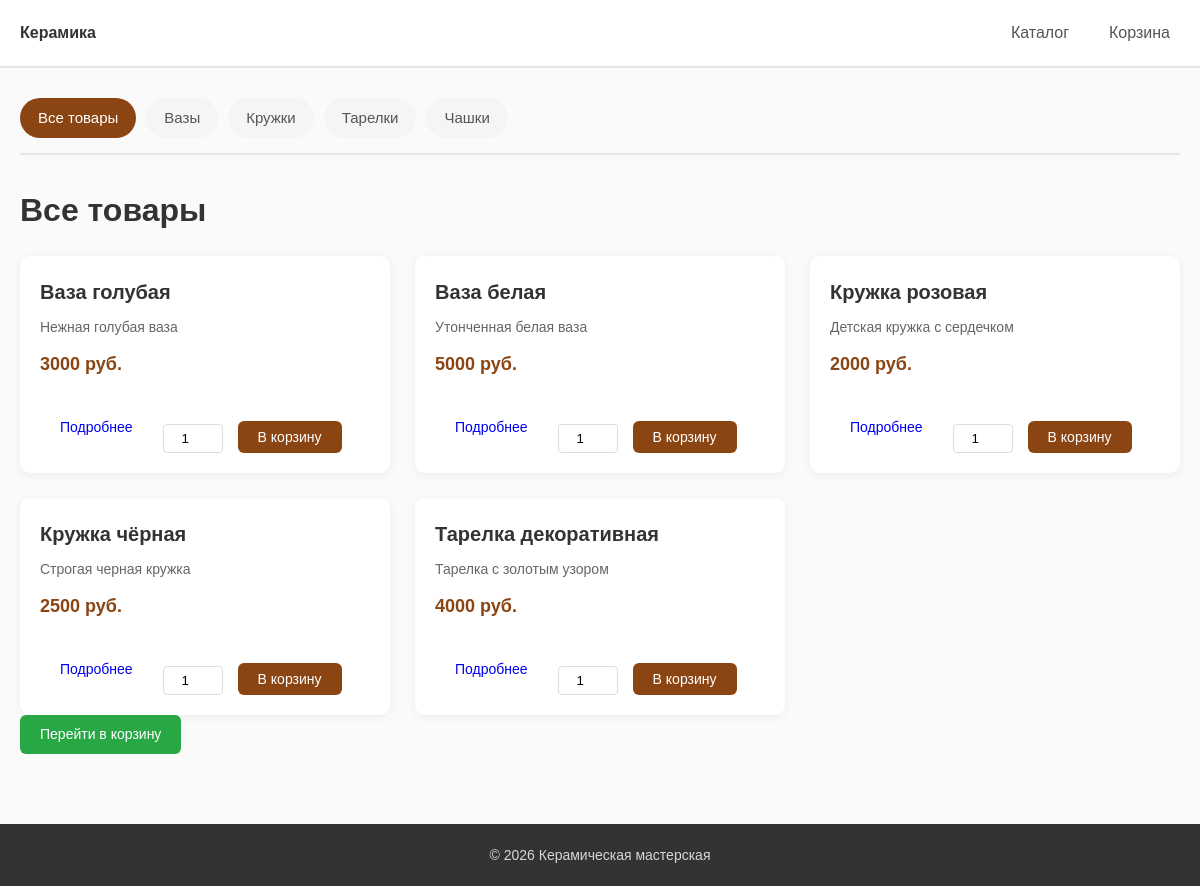
/catalog, run on the app's committed database.
### tables this page shows
CREATE TABLE categories (
    id INTEGER PRIMARY KEY AUTOINCREMENT,
    name TEXT NOT NULL UNIQUE,
    slug TEXT NOT NULL UNIQUE,
    description TEXT
    );

CREATE TABLE products (
    id TEXT PRIMARY KEY,
    name TEXT NOT NULL,
    description TEXT,
    price INTEGER NOT NULL,
    img TEXT,
    category_id INTEGER,
    FOREIGN KEY (category_id) REFERENCES categories(id)
    );

### app.py (the view)
@app.route("/catalog")
def catalog():
    products = get_all_products()
    categories = get_all_categories()
    return render_template("catalog.html", products=products, categories=categories, current_category=None)

### app.py (called while the page is built)
@app.context_processor
def inject_cart_count():
    cart = session.get("cart", {})
    return {"cart_count": sum(cart.values())}

### db.py (called while the page is built)
def get_db_connection():
    conn = sqlite3.connect("shop.db")
    conn.row_factory = sqlite3.Row
    return conn

def get_all_products():
    conn = get_db_connection()
    products = conn.execute("SELECT * FROM products").fetchall()
    conn.close()
    return products

def get_all_categories():
    conn = get_db_connection()
    categories = conn.execute("SELECT * FROM categories ORDER BY name").fetchall()
    conn.close()
    return categories

### templates/catalog.html (shortened to what this page needs)
{% extends 'base.html' %}
{% block content %}
	<div class="category-nav">
		<a href="{{url_for('catalog')}}" class="category-link {% if not current_category %}active{% endif %}">Все товары</a>
		{% for category in categories %}
			<a href="{{url_for('catalog_by_category', slug=category.slug)}}"
				class="category-link {% if current_category and current_category.id == category.id %}active{% endif %}">
				{{category.name}}
			</a>
		{% endfor %}
	</div>
	{% if current_category %}
		<h1 class="page-title">{{current_category.name}}</h1>
		{% if current_category.description %}
			<p class="category-description">{{current_category.description}}</p>
		{% endif %}
	{% else %}
		<h1 class="page-title">Все товары</h1>
	{% endif %}
	<div class="product-grid">
		{% for product in products %}
			<div class="product-card">
				<h3 class="product-title">{{product.name}}</h3>
				<p class="product-description">{{product.description}}</p>
				<p class="product-price">{{product.price}} руб.</p>
				<div class="product-actions">
					<a href="{{url_for('product_page', product_id=product.id)}}" class="btn btn-secondary">Подробнее</a>
					<form action="{{url_for('add_to_cart_route', product_id=product.id)}}" method="post" class="add-to-cart-form">
						<input type="number" name="quantity" min="1" value="1" class="quantity-input">
						<button type="submit" class="btn btn-primary">В корзину</button>
					</form>
				</div>
			</div>
		{% endfor %}
	</div>
	<div class="catalog-footer">
		<a href="{{url_for('show_cart')}}" class="btn btn-success">Перейти в корзину</a>
	</div>
{% endblock %}

### templates/base.html (shortened to what this page needs)
<!DOCTYPE html>
<html lang="en">
<head>
	<link rel="stylesheet" href="{{ url_for('static', filename='css/style.css') }}">
</head>
<body>
	<header class="main-header">
		<div class="container">
			<div class="header-inner">
				<a href="{{url_for('index')}}" class="logo">Керамика</a>
				<nav class="main-nav">
					<ul class="nav-list">
						<li class="nav-item">
							<a href="{{url_for('catalog')}}" class="nav-link">Каталог</a>
						</li>
						<li class="nav-item">
							<a href="{{url_for('show_cart')}}" class="nav-link cart-link">
								Корзина
							</a>
						</li>
					</ul>
				</nav>
			</div>
		</div>
	</header>
	<main class="main-content">
		<div class="container">
			{% block content %}
			{% endblock %}
		</div>
	</main>
	<footer class="main-footer">
		<div class="container">
			<p class="footer-text">&copy; 2026 Керамическая мастерская</p>
		</div>
	</footer>
</body>
</html>

### static/css/style.css (style rules this page uses)
* { margin: 0; padding: 0; box-sizing: border-box; }
body { font-family: Arial, Helvetica, sans-serif; line-height: 1.6; color: #333; background: #fafafa; }
.container { min-width: 1200px; margin: 0 auto; padding: 0 20px; }
.main-header { background: #fff; border-bottom: 2px solid #e5e5e5; padding: 15px 0; }
.header-inner { display: flex; justify-content: space-between; align-items: center; flex-wrap: wrap; }
.logo { font-style: 28px; font-weight: bold; text-decoration: none; color: #333; transition: color 0.2s; }
.main-nav { display: flex; align-items: center; }
.nav-list { display: flex; list-style: none; gap: 20px; align-items: center; }
.nav-link { text-decoration: none; color: #555; font-weight: 500; padding: 5px 10px; border-radius: 4px; transition: background 0.2s, color 0.2s; }
.cart-link { position: relative; display: flex; align-items: center; gap: 5px; }
.main-content { min-height: 70vh; padding: 30px 0; }
.main-footer { background: #333; color: #fff; padding: 20px 0; margin-top: 40px; text-align: center; }
.footer-text { font-size: 14px; opacity: 0.8; }
.product-grid { display: grid; grid-template-columns: repeat(auto-fill, minmax(280px, 1fr)); gap: 25px; margin-top: 20px; }
.product-card { background: #fff; border-radius: 10px; padding: 20px; box-shadow: 0 2px 10px rgba(0, 0, 0, 0.06); transition: box-shadow 0.3s; display: flex; flex-direction: column; }
.product-title { font-size: 20px; margin-bottom: 8px; }
.product-description { color: #666; font-size: 14px; flex-grow: 1; }
.product-price { font-weight: bold; font-size: 18px; color: #8b4513; margin: 12px 0; }
.product-actions { display: flex; align-items: center; gap: 10px; flex-wrap: wrap; margin-top: 10px; }
.product-actions .btn { flex-shrink: 0; }
.btn { display: inline-block; padding: 8px 20px; border: none; border-radius: 6px; cursor: pointer; font-size: 14px; font-weight: 500; text-decoration: none; text-align: center; transition: background 0.2s transform 0.1s; }
.btn-primary { background: #8b4513; color: #fff; }
.btn-success { background: #28a745; color: #fff; }
.quantity-input { width: 60px; padding: 6px; border: 1px solid #ddd; border-radius: 4px; text-align: center; }
.add-to-cart-form { display: flex; align-items: flex-end; gap: 15px; flex-wrap: wrap; margin-top: 20px; }
.category-nav { display: flex; flex-wrap: wrap; gap: 10px; margin-bottom: 30px; padding-bottom: 15px; border-bottom: 2px solid #e5e5e5; }
.category-link { padding: 8px 18px; background: #f5f5f5; border-radius: 20px; text-decoration: none; color: #555; font-size: 15px; transition: background 0.2s, color 0.2s; }
.category-link.active { background: #8B4513; color: #fff; }

### data on the page
categories: name "Вазы"
categories: name "Кружки"
categories: name "Тарелки"
categories: name "Чашки"
products: name "Ваза голубая", description "Нежная голубая ваза", price "3000"
products: name "Ваза белая", description "Утонченная белая ваза", price "5000"
products: name "Кружка розовая", description "Детская кружка с сердечком", price "2000"
products: name "Кружка чёрная", description "Строгая черная кружка", price "2500"
products: name "Тарелка декоративная", description "Тарелка с золотым узором", price "4000"
